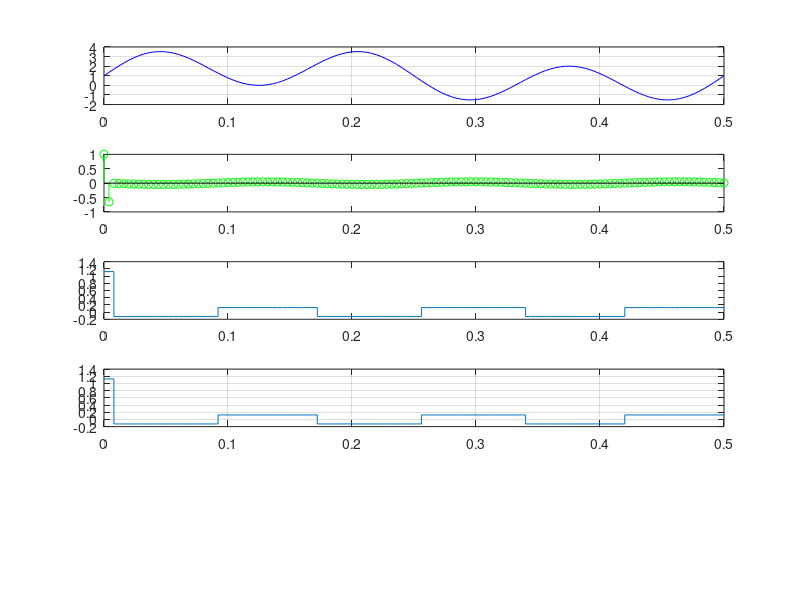

MATLAB code for this plot: (Note: this script raises an error after producing the figure.)
clc;
clear all;close all;
%% Continuos Time
t= 0:0.004:0.5;
x= 1 + sin (2*pi*2*t)+ 2*sin(2*pi*6*t);
subplot(5, 1, 1)
plot(t, x, 'b'); grid on; hold on
%% DPCM based on 2nd order predictor
p = [0, 2, -1]; %Taylor Series Coeffs
for k=1:length(x)
    if k==1
        yp(k)= x(k)-p(1);
    elseif k==2
        yp(k)=x(k)-p(2)*x(k-1);
    else
        yp(k)=x(k)-(p(2)*x(k-1) + p(3)*x(k-2));
    end
end
subplot(5,1,2)
stem(t,yp,'g'); hold on;
%% Quantizer & Encoder
t= 0:0.004:0.5;
x= yp;
yq=[]; bn=[];
for n=1:length(t)
    if x(n)>=-0.5 && x(n)<-0.25
        y=-0.375;
        b='000';
    elseif x(n)>=-0.25 && x(n)<0
        y=-0.125;
        b='001';
    elseif x(n)>=0 && x(n)<0.25
        y=0.125;
        b='010';
    elseif x(n)>=0.25 && x(n)<0.5
        y=0.375;
        b='011';
    elseif x(n)>=0.5 && x(n)<0.75
        y=0.625;
        b='100';
    elseif x(n)>=0.75 && x(n)<1
        y=0.875;
        b='101';
    elseif x(n)>=1 && x(n)<1.25
        y=1.125;
        b='110';
    end
    yq=[yq, y];
    bn=[bn, b];
end
subplot(5,1,3);
stairs(t, yq); hold on;
%% LPF & Decoding
noOfSamples = length(bn);
yRec =[]; % y Receieved acronym yRec
for n=1:3:noOfSamples
    if bn(n:n+2)=='000'
        yR=-0.375;
    elseif bn(n:n+2)=='001'
        yR=-0.125;
    elseif bn(n:n+2)=='010'
        yR=0.125;
    elseif bn(n:n+2)=='011'
        yR=0.375;
    elseif bn(n:n+2)=='100'
        yR=0.625;
    elseif bn(n:n+2)=='101'
        yR=0.875;
    elseif bn(n:n+2)=='110'
        yR=1.125;
    end
    yRec=[yRec, yR];
end

subplot(5,1,4);
stairs(t, yRec); hold on; grid on;

fc= 5; % fc > 2W so fc > 2*6  (within Nyquist Range)
Ts= 0.004;
yLP = lowpass(yRec, fc, 1/Ts);
plot(t, yLP); hold on; 
%% Retrieving original signal
t= 0:0.004:0.5;
p = [0, 2, -1];
xRet = [];
for n=1:length(t)
    if n==1
        y=yLP(n)+p(1);
    elseif n==2
        y=yLP(n)+p(2)*xRet(n-1);
    else
        y=yLP(n)+p(2)*xRet(n-1) + p(3)*xRet(n-2);
    end
    xRet=[xRet, y];
end
subplot(5,1,5);
plot(t, xRet);grid on;
        
